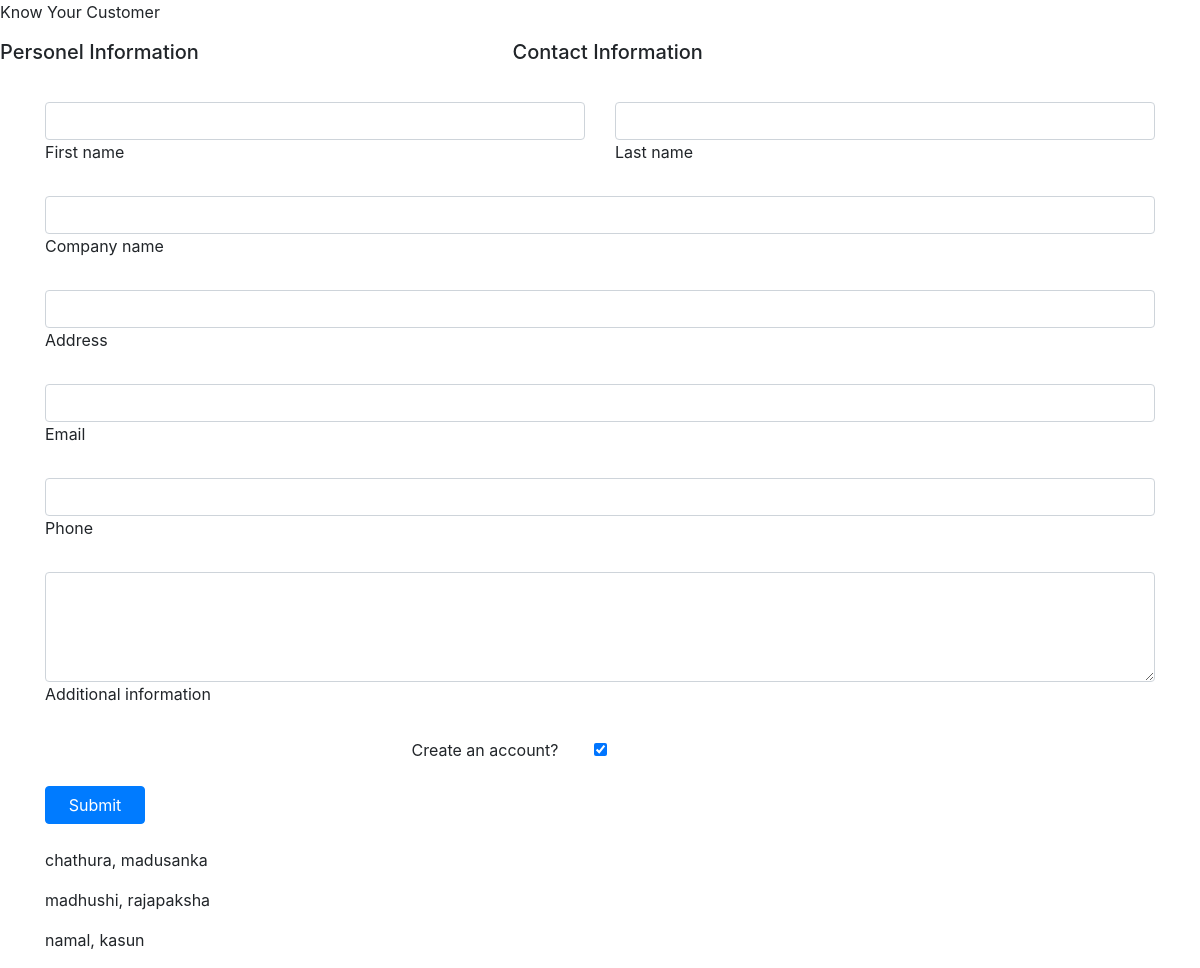
Before: / with the older database file.
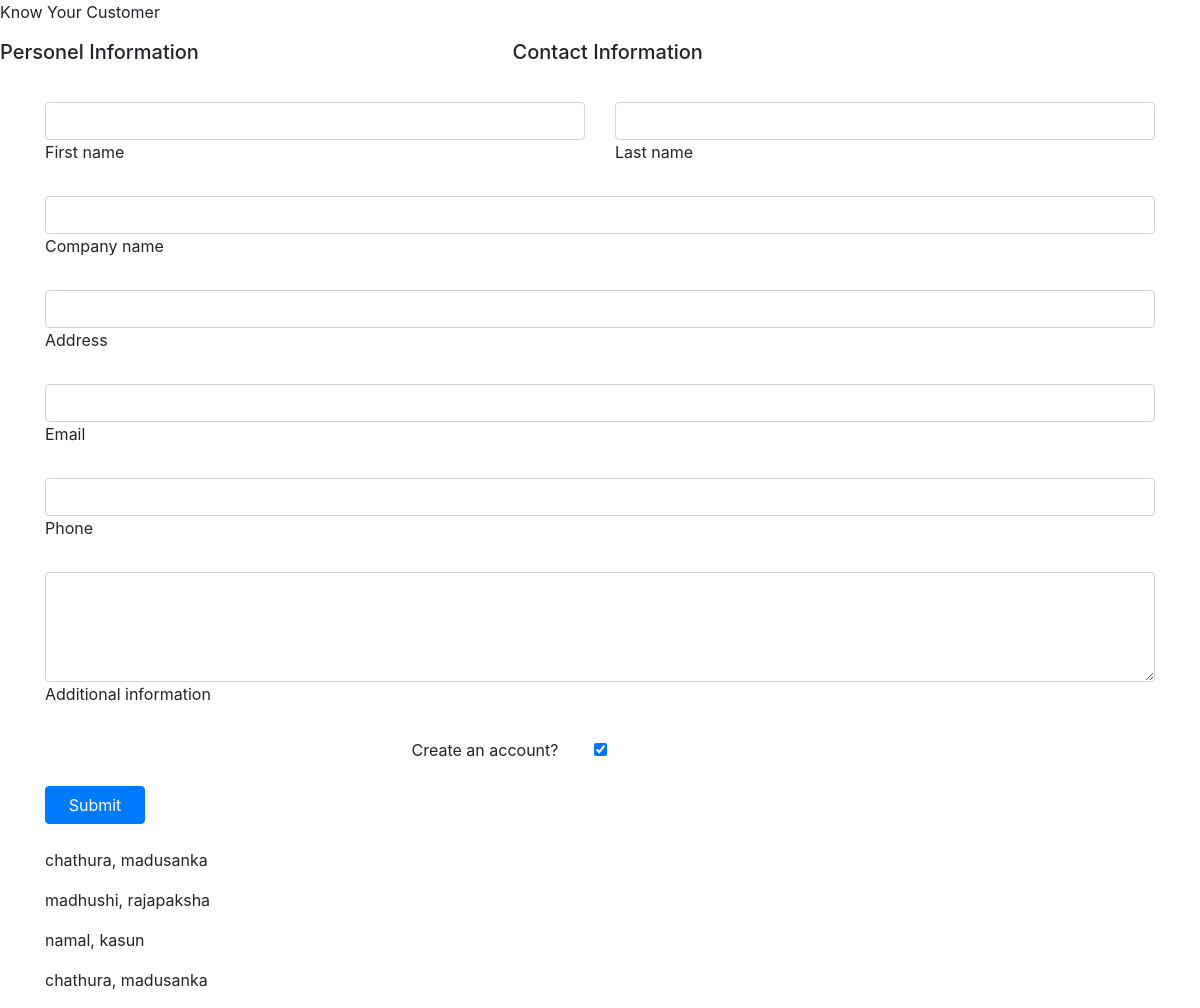
After: the same page with the newer database file.
### kyc_web/models.py (models this page shows, shortened)
class KycInfo(models.Model):
    name_init = models.CharField(max_length=100)
    full_name = models.CharField(max_length=200)
    company_name = models.CharField(max_length=50)
    address_full = models.CharField(max_length=250)
    email_add = models.CharField(max_length=250)
    phone_num = models.CharField(max_length=12)
    long_text = models.TextField(max_length=255)

### kyc_web/views.py (the view)
# urls.py: url(r'^$',views.index, name='index'),
def index(request):
    all_kyc = KycInfo.objects.all()
    return render(request, "kyc_web/index.html", {'kyc_name': all_kyc})

### kyc_web/templates/kyc_web/index.html (shortened to what this page needs)
{% extends "kyc_web/header.html" %}
{% block content %}
<form method="post" action="/add_kyc_submit/">
    <div class="row mb-4">
      <div class="col">
        <div class="form-outline">
          <input type="text" name="first_name" id="form6Example1" class="form-control" />
          <label class="form-label" for="form6Example1">First name</label>
        </div>
      </div>
      <div class="col">
        <div class="form-outline">
          <input type="text" name="last_name" id="form6Example2" class="form-control" />
          <label class="form-label" for="form6Example2">Last name</label>
        </div>
      </div>
    </div>
    <div class="form-outline mb-4">
      <input type="text" name="company_name" id="form6Example3" class="form-control" />
      <label class="form-label" for="form6Example3">Company name</label>
    </div>
    <div class="form-outline mb-4">
      <input type="text" name="address" id="form6Example4" class="form-control" />
      <label class="form-label" for="form6Example4">Address</label>
    </div>
    <div class="form-outline mb-4">
      <input type="email" name="email_add" id="form6Example5" class="form-control" />
      <label class="form-label" for="form6Example5">Email</label>
    </div>
    <div class="form-outline mb-4">
      <input type="number" name="phone_num" id="form6Example6" class="form-control" />
      <label class="form-label" for="form6Example6">Phone</label>
    </div>
    <div class="form-outline mb-4">
      <textarea class="form-control" name="details_area" id="form6Example7" rows="4"></textarea>
      <label class="form-label" for="form6Example7">Additional information</label>
    </div>
    <div class="form-check d-flex justify-content-center mb-4">
      <input class="form-check-input me-2" type="checkbox" value="" id="form6Example8" checked/>
      <label class="form-check-label" for="form6Example8" style="padding-right: 250px;"> Create an account? </label>
    </div>
    <button type="submit" class="btn btn-primary btn-block mb-4" style="max-width: 100px;">Submit</button>
  </form>
    {% for kycs in kyc_name %}
        <p>{{kycs.name_init}}, {{kycs.full_name}}</p>
    {% endfor %}
{% endblock %}

Changed rows visible on the page:
added KycInfo: name_init "chathura", full_name "madusanka"
